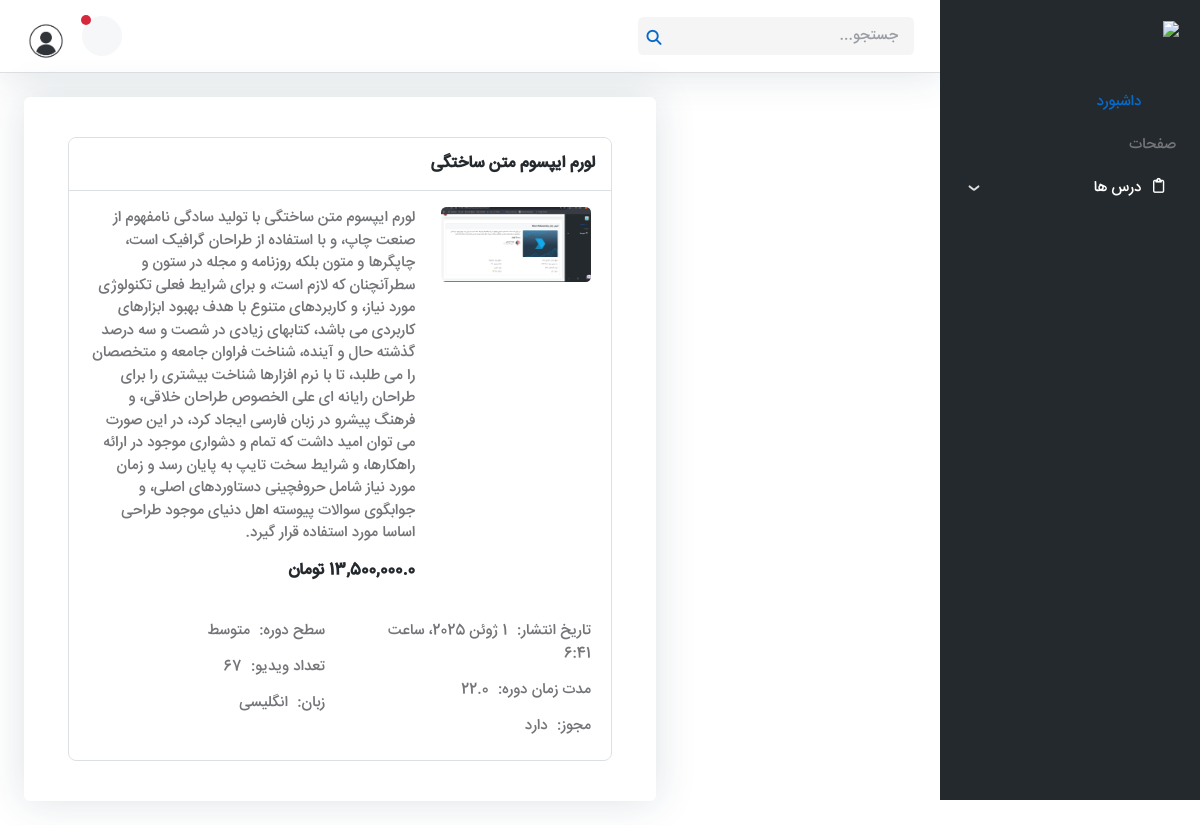
The page /dashboard/dashboard-lesson/7/ (signed in) on the database its author committed.
### courses/models.py (models this page shows, shortened)
class Course(models.Model):
    AGE_GROUPS = (
        ('child', 'کودک'),
        ('teen', 'نوجوان'),
        ('adult', 'بزرگسال'),
    )
    LEVELS = (
        ('beginner', 'مبتدی'),
        ('intermediate', 'متوسط'),
        ('advanced', 'پیشرفته'),
    )
    LANGUAGES = (
    ('english', 'انگلیسی'),
    ('french', 'فرانسوی'),
    ('german', 'آلمانی'),
    ('arabic', 'عربی'),
)
    CERTIFICATE_STATUS = (
    ('yes', 'دارد'),
    ('no', 'ندارد'),
    ('pending', 'در حال بررسی'),
)
    title = models.CharField(max_length=200, verbose_name='عنوان')
    age_group = models.CharField(max_length=10, choices=AGE_GROUPS, verbose_name='گروه سنی')
    level = models.CharField(max_length=20, choices=LEVELS, verbose_name='سطح')
    language = models.CharField(max_length=20, choices=LANGUAGES, verbose_name='زبان دوره', default='english')
    certificate_status = models.CharField(max_length=10,choices=CERTIFICATE_STATUS,verbose_name='وضعیت مدرک',default='yes')
    lesson_count = models.PositiveIntegerField(default=0, verbose_name='تعداد درس')
    time_duration = models.DecimalField(max_digits=4,decimal_places=1,verbose_name='مدت زمان دوره (ساعت)',default=0)
    poster = models.ImageField(upload_to='posters/', verbose_name='پوستر', blank=True, null=True)
    price = models.DecimalField(max_digits=10, decimal_places=0, verbose_name='قیمت (تومان)')
    description = models.TextField(blank=True, verbose_name='توضیحات')
    created_at = models.DateTimeField(auto_now_add=True, verbose_name='تاریخ ایجاد')
    updated_at = models.DateTimeField(auto_now=True, verbose_name='تاریخ به‌روزرسانی')
    class Meta:
        verbose_name = 'دوره'
        verbose_name_plural = 'دوره‌ها'

### dashboard/views.py (the view)
# urls.py: path('dashboard-lesson/<int:pk>/', Dashboard_Lesson.as_view(), name='dashboard-lesson'),
class Dashboard_Lesson(View):
    template_name = 'dashboard/dashboard-lesson.html'
    def get(self, request, pk):
        user_course = get_object_or_404(UserCourse, user=request.user, course_id=pk)
        course = user_course.course
        seasons = course.seasons.all()  # گرفتن فصل‌های مرتبط با این دوره
        context = {
            'course': course,
            'seasons': seasons,
        }
        return render(request, self.template_name, context)

### templates/dashboard/dashboard-lesson.html (shortened to what this page needs)
{% extends '_base.html' %} {% load static %} {% block content %}
{% load jalali_tags %}
{% load humanize %}
<!DOCTYPE html>
<html lang="fa" dir="rtl">
  <head>
    <link
      rel="stylesheet"
      type="text/css"
      href="{% static 'assets/vendor/font-awesome/css/all.min.css'%}"
    />
    <link
      rel="stylesheet"
      type="text/css"
      href="{% static 'assets/vendor/bootstrap-icons/bootstrap-icons.css'%}"
    />
    <link
      rel="stylesheet"
      type="text/css"
      href="{% static 'assets/vendor/overlay-scrollbar/css/overlayscrollbars.min.css'%}"
    />
    <link
      rel="stylesheet"
      type="text/css"
      href="{% static 'assets/css/style-rtl.css' %}"
    />
  </head>
  <body>
    <main>
      {% include 'include/header_lesson.html' %}
      <div class="page-content">
        <div class="page-content-wrapper">
          <div class="card">
            <div class="card-body">
              <div class="tab-content">
                <div class="tab-pane fade show active" id="nav-preview-tab-1">
                  <div class="row">
                    <div class="col-12">
                      <div class="card border rounded-3">
                        <div class="card-header border-bottom">
                          <h5 class="card-header-title">{{ course.title }}</h5>
                        </div>
                        <div class="card-body">
                          <div class="row g-4">
                            <div class="col-md-4">
                              {% if course.poster %}
                              <img
                                src="{{ course.poster.url }}"
                                alt="{{ course.title }}"
                                class="img-fluid rounded"
                              />
                              {% else %}
                              <img
                                src="{% static 'assets/images/default-course.jpg' %}"
                                alt="course image"
                                class="img-fluid rounded"
                              />
                              {% endif %}
                            </div>
                            <div class="col-md-8">
                              <p class="mb-3">{{ course.description }}</p>
                              <h5 class="mb-3">{{ course.price|floatformat:1|intcomma }} تومان</h5>
                            </div>
                          </div>
                          <div class="row mt-3">
                            <div class="col-md-6">
                              <ul class="list-group list-group-borderless">
                                <li class="list-group-item">
                                  <span>تاریخ انتشار:</span>
                                  <span class="mb-0">{{ course.updated_at|to_jalali:"%Y/%m/%d"}}</span>
                                </li>
                                <li class="list-group-item">
                                  <span>مدت زمان دوره:</span>
                                  <span class="mb-0">{{ course.time_duration }}</span>
                                </li>
                                <li class="list-group-item">
                                  <span>مجوز:</span>
                                  <span class="mb-0">{{ course.get_certificate_status_display }}</span>
                                </li>
                              </ul>
                            </div>
                            <div class="col-md-6">
                              <ul class="list-group list-group-borderless">
                                <li class="list-group-item">
                                  <span>سطح دوره:</span>
                                  <span class="mb-0">{{ course.get_level_display }}</span>
                                </li>
                                <li class="list-group-item">
                                  <span>تعداد ویدیو:</span>
                                  <span class="mb-0">{{ course.lesson_count }}</span>
                                </li>
                                <li class="list-group-item">
                                  <span>زبان:</span>
                                  <span class="mb-0">{{ course.get_language_display }}</span>
                                </li>
                              </ul>
                            </div>
                          </div>
                        </div>
                      </div>
                    </div>
                  </div>
                </div>
              </div>
            </div>
          </div>
        </div>
      </div>
    </main>
  </body>
</html>
{% endblock %}

### templates/_base.html (shortened to what this page needs)
{% load static %}
<!DOCTYPE html>
<html lang="fa" dir="rtl">
<head>
	<link rel="stylesheet" type="text/css" href="{% static 'vendor/font-awesome/css/all.min.css' %}">
	<link rel="stylesheet" type="text/css" href="{% static 'vendor/bootstrap-icons/bootstrap-icons.css' %}">
	<link rel="stylesheet" type="text/css" href="{% static 'vendor/tiny-slider/tiny-slider.css' %}">
	<link rel="stylesheet" type="text/css" href="{% static 'css/style-rtl.css' %}">
	<link rel="stylesheet" type="text/css" href="{% static 'vendor/font-awesome/css/all.min.css' %}">
	<link rel="stylesheet" type="text/css" href="{% static 'vendor/bootstrap-icons/bootstrap-icons.css' %}">
	<link rel="stylesheet" type="text/css" href="{% static 'vendor/tiny-slider/tiny-slider.css' %}">
	<link rel="stylesheet" type="text/css" href="{% static 'vendor/aos/aos.css' %}">
	<link rel="stylesheet" type="text/css" href="{% static 'css/style-rtl.css' %}">
	<link rel="stylesheet" href="{% static './css/ai.css' %}">
</head>
<body>
{% block content %}
{% endblock %}
</body>
</html>

### templates/include/header_lesson.html (shortened to what this page needs)
{% load static %}
<nav class="navbar sidebar navbar-expand-xl navbar-dark bg-dark">
        <a class="navbar-brand" href="{% url 'core:home'%}">
          <img
            class="logo light-mode-item navbar-brand-item"
            src="{% static 'assets/images/logo.png'%}"
            alt="logo"
          />
        </a>
        <div
          class="offcanvas offcanvas-start flex-row custom-scrollbar h-100"
          data-bs-backdrop="true"
          tabindex="-1"
          id="offcanvasSidebar"
        >
          <div
            class="offcanvas-body sidebar-content d-flex flex-column bg-dark"
          >
            <ul class="navbar-nav flex-column" id="navbar-sidebar">
              <li class="nav-item">
                <a
                  href="{% url 'dashboard:student-dashboard'%}"
                  class="nav-link active"
                  ><i class="bi bi-house fa-fw me-2"></i>داشبورد</a
                >
              </li>
              <li class="nav-item ms-2 my-2">صفحات</li>
              <li class="nav-item">
                <a
                  class="nav-link"
                  data-bs-toggle="collapse"
                  href="#collapsepage"
                  role="button"
                  aria-expanded="false"
                  aria-controls="collapsepage"
                >
                  <i class="far fa-clipboard fa-fw me-2"></i>درس ها
                </a>
                  </li>
                </ul>
            <div class="px-3 mt-auto pt-3">
              <div
                class="d-flex align-items-center justify-content-between text-primary-hover"
              >
                <a
                  class="h5 mb-0 text-body"
                  href="admin-setting.html"
                  data-bs-toggle="tooltip"
                  data-bs-placement="top"
                  title="تنظیمات"
                >
                  <i class="bi bi-gear-fill"></i>
                </a>
                <a
                  class="h5 mb-0 text-body"
                  href="index.html"
                  data-bs-toggle="tooltip"
                  data-bs-placement="top"
                  title="صفحه اصلی"
                >
                  <i class="bi bi-globe"></i>
                </a>
                <a
                  class="h5 mb-0 text-body"
                  href="sign-in.html"
                  data-bs-toggle="tooltip"
                  data-bs-placement="top"
                  title="خروج"
                >
                  <i class="bi bi-power"></i>
                </a>
              </div>
            </div>
          </div>
        </div>
      </nav>
      <div class="page-content">
        <nav class="navbar top-bar navbar-light border-bottom py-0 py-xl-3">
          <div class="container-fluid p-0">
            <div class="d-flex align-items-center w-100">
              <div class="navbar-expand-lg ms-auto ms-xl-0">
                <div
                  class="collapse navbar-collapse w-100"
                  id="navbarTopContent"
                >
                  <div class="nav my-3 my-xl-0 flex-nowrap align-items-center">
                    <div class="nav-item w-100">
                      <form class="position-relative">
                        <input
                          class="form-control pe-5 bg-secondary bg-opacity-10 border-0"
                          type="search"
                          placeholder="جستجو..."
                          aria-label="Search"
                        />
                        <button
                          class="bg-transparent px-2 py-0 border-0 position-absolute top-50 end-0 translate-middle-y"
                          type="submit"
                        >
                          <i class="fas fa-search fs-6 text-primary"></i>
                        </button>
                      </form>
                    </div>
                  </div>
                </div>
              </div>
              <div class="ms-xl-auto">
                <ul class="navbar-nav flex-row align-items-center">
                  <li class="nav-item ms-2 ms-md-3 dropdown">
                    <a
                      class="btn btn-light btn-round mb-0"
                      href="#"
                      role="button"
                      data-bs-toggle="dropdown"
                      aria-expanded="false"
                      data-bs-auto-close="outside"
                    >
                      <i class="bi bi-bell fa-fw"></i>
                    </a>
                    <span class="notif-badge animation-blink"></span>
                  </li>
                  <li class="nav-item ms-3 dropdown">
                    <a
                      class="avatar avatar-sm p-0"
                      href="#"
                      id="profileDropdown"
                      role="button"
                      data-bs-auto-close="outside"
                      data-bs-display="static"
                      data-bs-toggle="dropdown"
                      aria-expanded="false"
                    >
                      <img
                        class="avatar-img rounded-circle"
                        src="{% static 'assets/images/avatar/09.jpg'%}"
                        alt="avatar"
                      />
                    </a>
                    {% if user.is_authenticated %}
                  </li>
                  {% else %}
                  <a
                    href="{% url 'accounts:signup' %}"
                    class="btn btn-sm btn-dark mb-0"
                    >ورود/ثبت نام</a
                  >
                  {% endif %}
                </ul>
              </div>
            </div>
          </div>
        </nav>

### rows shown on the page
Course: title "لورم ایپسوم متن ساختگی", poster (picture), description "لورم ایپسوم متن ساختگی با تولید سادگی نامفهوم از صنعت چاپ، و با استفاده از طراحان گرافیک است، چاپگرها و متون بلکه روزنامه و مجله در ستون و سطرآنچنان که لازم است، و برای شرایط فعلی تکنولوژی مورد نیاز، و کاربردهای متنوع با هدف بهبود ابزارهای کاربردی می باشد، کتابهای زیادی در شصت و سه درصد گذشته حال و آینده، شناخت فراوان جامعه و متخصصان را می طلبد، تا با نرم افزارها شناخت بیشتری را برای طراحان رایانه ای علی الخصوص طراحان خلاقی، و فرهنگ پیشرو در زبان فارسی ایجاد کرد، در این صورت می توان امید داشت که تمام و دشواری موجود در ارائه راهکارها، و شرایط سخت تایپ به پایان رسد و زمان مورد نیاز شامل حروفچینی دستاوردهای اصلی، و جوابگوی سوالات پیوسته اهل دنیای موجود طراحی اساسا مورد استفاده قرار گیرد.", price "13,500,000.0", updated_at|to_jalali "1 ژوئن 2025، ساعت 6:41", time_duration "22.0", certificate_status "دارد", level "متوسط", lesson_count "67", language "انگلیسی"
